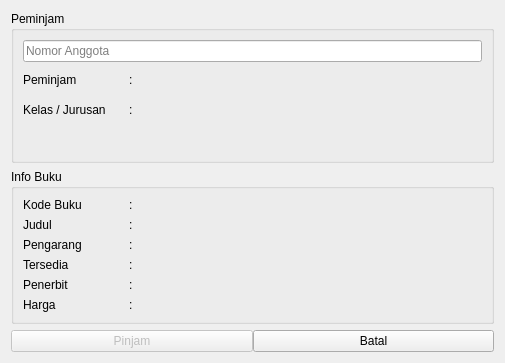
<?xml version="1.0" encoding="UTF-8"?>
<ui version="4.0">
 <class>KatalogPinjam</class>
 <widget class="QDialog" name="KatalogPinjam">
  <property name="geometry">
   <rect>
    <x>0</x>
    <y>0</y>
    <width>505</width>
    <height>363</height>
   </rect>
  </property>
  <property name="windowTitle">
   <string>Dialog</string>
  </property>
  <layout class="QVBoxLayout" name="verticalLayout">
   <item>
    <widget class="QGroupBox" name="groupBox">
     <property name="title">
      <string>Peminjam</string>
     </property>
     <layout class="QVBoxLayout" name="verticalLayout_6">
      <item>
       <widget class="QLineEdit" name="lineEdit">
        <property name="placeholderText">
         <string>Nomor Anggota</string>
        </property>
        <property name="cursorMoveStyle">
         <enum>Qt::LogicalMoveStyle</enum>
        </property>
       </widget>
      </item>
      <item>
       <layout class="QVBoxLayout" name="verticalLayout_5">
        <item>
         <layout class="QHBoxLayout" name="horizontalLayout">
          <item>
           <widget class="QLabel" name="label_13">
            <property name="maximumSize">
             <size>
              <width>100</width>
              <height>16777215</height>
             </size>
            </property>
            <property name="text">
             <string>Peminjam</string>
            </property>
           </widget>
          </item>
          <item>
           <widget class="QLabel" name="label_16">
            <property name="maximumSize">
             <size>
              <width>11</width>
              <height>16777215</height>
             </size>
            </property>
            <property name="text">
             <string>:</string>
            </property>
           </widget>
          </item>
          <item>
           <widget class="QLabel" name="katLPeminjam">
            <property name="text">
             <string/>
            </property>
           </widget>
          </item>
         </layout>
        </item>
        <item>
         <layout class="QHBoxLayout" name="horizontalLayout_2">
          <item>
           <widget class="QLabel" name="label_14">
            <property name="maximumSize">
             <size>
              <width>100</width>
              <height>16777215</height>
             </size>
            </property>
            <property name="text">
             <string>Kelas / Jurusan</string>
            </property>
           </widget>
          </item>
          <item>
           <widget class="QLabel" name="label_17">
            <property name="maximumSize">
             <size>
              <width>11</width>
              <height>16777215</height>
             </size>
            </property>
            <property name="text">
             <string>:</string>
            </property>
           </widget>
          </item>
          <item>
           <widget class="QLabel" name="katLKelas">
            <property name="text">
             <string/>
            </property>
           </widget>
          </item>
         </layout>
        </item>
        <item>
         <widget class="QLabel" name="lKatPinjamPesan">
          <property name="text">
           <string/>
          </property>
         </widget>
        </item>
       </layout>
      </item>
     </layout>
    </widget>
   </item>
   <item>
    <widget class="QGroupBox" name="groupBox_2">
     <property name="title">
      <string>Info Buku</string>
     </property>
     <layout class="QVBoxLayout" name="verticalLayout_2">
      <item>
       <layout class="QHBoxLayout" name="horizontalLayout_3">
        <item>
         <widget class="QLabel" name="label">
          <property name="maximumSize">
           <size>
            <width>100</width>
            <height>16777215</height>
           </size>
          </property>
          <property name="text">
           <string>Kode Buku</string>
          </property>
         </widget>
        </item>
        <item>
         <widget class="QLabel" name="label_7">
          <property name="maximumSize">
           <size>
            <width>11</width>
            <height>16777215</height>
           </size>
          </property>
          <property name="text">
           <string>:</string>
          </property>
         </widget>
        </item>
        <item>
         <widget class="QLabel" name="lKatKode">
          <property name="text">
           <string/>
          </property>
         </widget>
        </item>
       </layout>
      </item>
      <item>
       <layout class="QHBoxLayout" name="horizontalLayout_4">
        <item>
         <widget class="QLabel" name="label_2">
          <property name="maximumSize">
           <size>
            <width>100</width>
            <height>16777215</height>
           </size>
          </property>
          <property name="text">
           <string>Judul</string>
          </property>
         </widget>
        </item>
        <item>
         <widget class="QLabel" name="label_8">
          <property name="maximumSize">
           <size>
            <width>11</width>
            <height>16777215</height>
           </size>
          </property>
          <property name="text">
           <string>:</string>
          </property>
         </widget>
        </item>
        <item>
         <widget class="QLabel" name="lKatJudul">
          <property name="text">
           <string/>
          </property>
         </widget>
        </item>
       </layout>
      </item>
      <item>
       <layout class="QHBoxLayout" name="horizontalLayout_5">
        <item>
         <widget class="QLabel" name="label_3">
          <property name="maximumSize">
           <size>
            <width>100</width>
            <height>16777215</height>
           </size>
          </property>
          <property name="text">
           <string>Pengarang</string>
          </property>
         </widget>
        </item>
        <item>
         <widget class="QLabel" name="label_9">
          <property name="maximumSize">
           <size>
            <width>11</width>
            <height>16777215</height>
           </size>
          </property>
          <property name="text">
           <string>:</string>
          </property>
         </widget>
        </item>
        <item>
         <widget class="QLabel" name="lKatPengarang">
          <property name="text">
           <string/>
          </property>
         </widget>
        </item>
       </layout>
      </item>
      <item>
       <layout class="QHBoxLayout" name="horizontalLayout_6">
        <item>
         <widget class="QLabel" name="label_6">
          <property name="maximumSize">
           <size>
            <width>100</width>
            <height>16777215</height>
           </size>
          </property>
          <property name="text">
           <string>Tersedia</string>
          </property>
         </widget>
        </item>
        <item>
         <widget class="QLabel" name="label_10">
          <property name="maximumSize">
           <size>
            <width>11</width>
            <height>16777215</height>
           </size>
          </property>
          <property name="text">
           <string>:</string>
          </property>
         </widget>
        </item>
        <item>
         <widget class="QLabel" name="lKatDipinjam">
          <property name="text">
           <string/>
          </property>
         </widget>
        </item>
       </layout>
      </item>
      <item>
       <layout class="QHBoxLayout" name="horizontalLayout_7">
        <item>
         <widget class="QLabel" name="label_4">
          <property name="maximumSize">
           <size>
            <width>100</width>
            <height>16777215</height>
           </size>
          </property>
          <property name="text">
           <string>Penerbit</string>
          </property>
         </widget>
        </item>
        <item>
         <widget class="QLabel" name="label_12">
          <property name="maximumSize">
           <size>
            <width>11</width>
            <height>16777215</height>
           </size>
          </property>
          <property name="text">
           <string>:</string>
          </property>
         </widget>
        </item>
        <item>
         <widget class="QLabel" name="lKatPenerbit">
          <property name="text">
           <string/>
          </property>
         </widget>
        </item>
       </layout>
      </item>
      <item>
       <layout class="QHBoxLayout" name="horizontalLayout_8">
        <item>
         <widget class="QLabel" name="label_5">
          <property name="maximumSize">
           <size>
            <width>100</width>
            <height>16777215</height>
           </size>
          </property>
          <property name="text">
           <string>Harga</string>
          </property>
         </widget>
        </item>
        <item>
         <widget class="QLabel" name="label_11">
          <property name="maximumSize">
           <size>
            <width>11</width>
            <height>16777215</height>
           </size>
          </property>
          <property name="text">
           <string>:</string>
          </property>
         </widget>
        </item>
        <item>
         <widget class="QLabel" name="lKatHarga">
          <property name="text">
           <string/>
          </property>
         </widget>
        </item>
       </layout>
      </item>
     </layout>
    </widget>
   </item>
   <item>
    <layout class="QHBoxLayout" name="horizontalLayout_9">
     <property name="spacing">
      <number>0</number>
     </property>
     <item>
      <widget class="QPushButton" name="katBPinjam">
       <property name="enabled">
        <bool>false</bool>
       </property>
       <property name="sizePolicy">
        <sizepolicy hsizetype="Minimum" vsizetype="Fixed">
         <horstretch>0</horstretch>
         <verstretch>0</verstretch>
        </sizepolicy>
       </property>
       <property name="focusPolicy">
        <enum>Qt::NoFocus</enum>
       </property>
       <property name="autoFillBackground">
        <bool>false</bool>
       </property>
       <property name="text">
        <string>Pinjam</string>
       </property>
       <property name="checkable">
        <bool>false</bool>
       </property>
      </widget>
     </item>
     <item>
      <widget class="QPushButton" name="katBBatal">
       <property name="focusPolicy">
        <enum>Qt::NoFocus</enum>
       </property>
       <property name="text">
        <string>Batal</string>
       </property>
      </widget>
     </item>
    </layout>
   </item>
  </layout>
 </widget>
 <resources/>
 <connections>
  <connection>
   <sender>katBBatal</sender>
   <signal>clicked()</signal>
   <receiver>KatalogPinjam</receiver>
   <slot>reject()</slot>
   <hints>
    <hint type="sourcelabel">
     <x>403</x>
     <y>339</y>
    </hint>
    <hint type="destinationlabel">
     <x>506</x>
     <y>333</y>
    </hint>
   </hints>
  </connection>
 </connections>
</ui>
